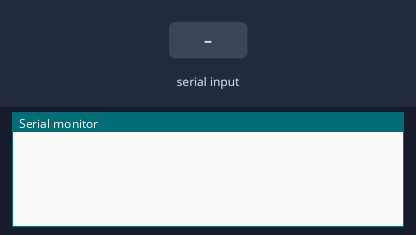
A sketch run on a simulated Arduino Uno, built with avr-gcc and run on an emulated ATmega328P. Parts: the last lines printed to the serial monitor. Inputs (shaded band) come from the test bench.

Above: at 1.2 s.
1.3 s: ",\n" received over Serial
At 1.9 s:
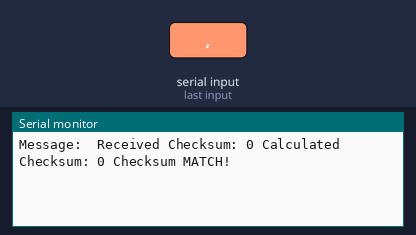
2.8 s: "90,45\n" received over Serial
At 3.1 s:
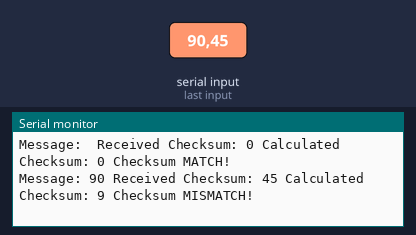

Measured:
- after the input at 1.3 s, the serial monitor: prints a new line at once (image 1)
- after the input at 2.8 s, the serial monitor: prints a new line at once (image 2)

The sketch:

serialChecksum.ino
```cpp
#include "serialChecksum.h"

serialChecksum serialCheck;

String inputString = "";         // a string to hold incoming data
boolean stringComplete = false;  // whether the string is complete

void setup() {
  // initialize serial:
  Serial.begin(9600);
  // reserve 200 bytes for the inputString:
  inputString.reserve(200);
//  Serial.println("Listening!");
}

void loop() {
  // print the string when a newline arrives:
  if (stringComplete) {
    serialCheck.inputString = inputString;
    Serial.print("Message: ");
    Serial.print(serialCheck.message());
    Serial.print(" Received Checksum: ");
    Serial.print(serialCheck.recv_checksum());
    Serial.print(" Calculated Checksum: ");
    Serial.print(serialCheck.checksum());

    if (serialCheck.isGood() == false) {
      Serial.println(" Checksum MISMATCH!");
    } else {
      Serial.println(" Checksum MATCH!");
    }

    // clear the string:
    inputString = "";
    stringComplete = false;
  }
}


/*
  SerialEvent occurs whenever a new data comes in the
 hardware serial RX.  This routine is run between each
 time loop() runs, so using delay inside loop can delay
 response.  Multiple bytes of data may be available.
 */
void serialEvent() {
  while (Serial.available()) {
    // get the new byte:
    char inChar = (char)Serial.read();
    // add it to the inputString:
    inputString += inChar;
    // if the incoming character is a newline, set a flag
    // so the main loop can do something about it:
    if (inChar == '\n') {
      stringComplete = true;
    }
  }
}
```

serialChecksum.cpp
```cpp
#include "Arduino.h"
#include "serialChecksum.h"

boolean serialChecksum::isGood(){
  if(xor_sum() == recv_checksum()){
    return true;
  } else {
    return false;
  }
}
int serialChecksum::recv_checksum(){
  String recv_checkSum = inputString.substring(getCommaPosition()+1,inputString.length());
  return recv_checkSum.toInt();

}

int serialChecksum::checksum(){
  return xor_sum();
}

String serialChecksum::message(){
  return inputString.substring(0,getCommaPosition());
}

char serialChecksum::charMessage(){
  char buf[getCommaPosition()];
  inputString.toCharArray(buf, getCommaPosition());
  return buf;
}

int serialChecksum::getCommaPosition(){
  char buf[inputString.length()];
  inputString.toCharArray(buf, inputString.length());

  int i = inputString.length();

  while(i > 0){
    if (buf[i] == ',') {
      break;
    }
    i--;
  }

  return i--;
}

int serialChecksum::xor_sum(){
  int csum = 0;
  char buf[inputString.length()];
  inputString.toCharArray(buf, inputString.length());

  for(int i=0; i < getCommaPosition(); i++){
    csum ^= buf[i];
  }
  return csum;
}
```

serialChecksum.h
```cpp
#ifndef serialChecksum_h
#define serialChecksum_h

#include "Arduino.h"


class serialChecksum {

  private:
    String msg;
    int csum;
    int xor_sum();

  public:
    String inputString = "";
    int getCommaPosition();
    boolean isGood();
    int recv_checksum();
    String message();
    char charMessage();
    int checksum();

};


#endif
```
